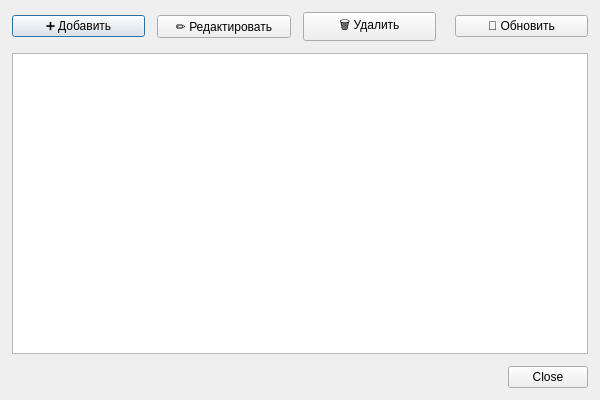
<?xml version="1.0" encoding="UTF-8"?>
<ui version="4.0">
 <class>AdminPanel</class>
 <widget class="QDialog" name="AdminPanel">
  <property name="geometry">
   <rect>
    <x>0</x>
    <y>0</y>
    <width>600</width>
    <height>400</height>
   </rect>
  </property>
  <property name="windowTitle">
   <string>Управление пользователями</string>
  </property>
  <layout class="QVBoxLayout" name="verticalLayout">
   <property name="spacing"><number>12</number></property>
   <property name="leftMargin"><number>12</number></property>
   <property name="topMargin"><number>12</number></property>
   <property name="rightMargin"><number>12</number></property>
   <property name="bottomMargin"><number>12</number></property>
   <item>
    <layout class="QHBoxLayout" name="toolbarLayout">
     <item>
      <widget class="QPushButton" name="btnAdd">
       <property name="text">
        <string>➕ Добавить</string>
       </property>
      </widget>
     </item>
     <item>
      <widget class="QPushButton" name="btnEdit">
       <property name="text">
        <string>✏️ Редактировать</string>
       </property>
      </widget>
     </item>
     <item>
      <widget class="QPushButton" name="btnDelete">
       <property name="text">
        <string>🗑 Удалить</string>
       </property>
      </widget>
     </item>
     <item>
      <spacer>
       <property name="orientation">
        <enum>Qt::Horizontal</enum>
       </property>
      </spacer>
     </item>
     <item>
      <widget class="QPushButton" name="btnRefresh">
       <property name="text">
        <string>🔄 Обновить</string>
       </property>
      </widget>
     </item>
    </layout>
   </item>
   <item>
    <widget class="QTableWidget" name="userTable">
     <property name="alternatingRowColors">
      <bool>true</bool>
     </property>
     <property name="selectionBehavior">
      <enum>QAbstractItemView::SelectRows</enum>
     </property>
     <property name="editTriggers">
      <set>QAbstractItemView::NoEditTriggers</set>
     </property>
    </widget>
   </item>
   <item>
    <widget class="QDialogButtonBox" name="buttonBox">
     <property name="orientation">
      <enum>Qt::Horizontal</enum>
     </property>
     <property name="standardButtons">
      <set>QDialogButtonBox::Close</set>
     </property>
    </widget>
   </item>
  </layout>
 </widget>
 <resources/>
 <connections>
  <connection>
   <sender>buttonBox</sender>
   <signal>rejected()</signal>
   <receiver>AdminPanel</receiver>
   <slot>reject()</slot>
  </connection>
 </connections>
</ui>
